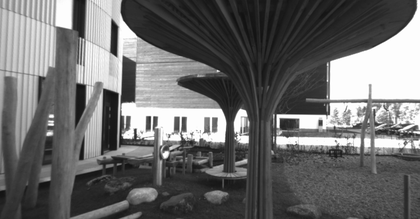
%> input picture test/playground/im0.png, 420 x 219 px, shrunk from 941 x 490 before the run
$ octave test_disparity_map.m   (GNU Octave 9; MATLAB toolbox functions it lacks are replaced by stand-ins)
%> lines starting %> are read from the running program, lines starting %| are printed output that depends on the picture
### disparity_map.m
function [D, R, T] = disparity_map(scene_path, varargin)
%> called with scene_path = 'test/motorcycle'
    % This function receives the path to a scene folder and calculates the
    % disparity map of the included stereo image pair. Also, the Euclidean
    % motion is returned as Rotation R and Translation T.

    addpath(genpath('lib'));

    %% Input parser
    P = inputParser;

    % Liste der optionalen Parameter
    P.addOptional('do_debug', false, @islogical);
    P.addOptional('method','jo',@ischar);

    % Lese den Input
    P.parse(varargin{:});

    do_debug = P.Results.do_debug;

    %% Do some typical error checking here
    if do_debug
        dbstop if error;
    end

    if ~exist(scene_path,'dir')
        error(['Please provide an existing scene path. "', scene_path, ...
            '" does not exists according to Matlab.']);
    end

    if ~exist([scene_path '/im0.png'],'file')
        error('Please provide a path with a file called: im0.png');
    end

    if ~exist([scene_path '/im1.png'],'file')
        error('Please provide a path with a file called: im1.png');
    end

    if ~exist([scene_path '/calib.txt'],'file')
        error('Please provide a path with a file called: calib.txt');
    end

    %% Load images and calibration file from scene folder
    im0 = imread([scene_path '/im0.png']);
%> im0 is the input picture: size 219x420x3 uint8; min 17, max 255, mean 107.1
    im0g= rgb_to_gray(im0);
    im1 = imread([scene_path '/im1.png']);
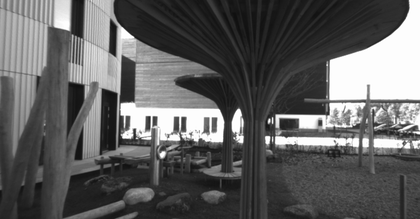
%> input picture test/playground/im1.png, 420 x 219 px, shrunk from 941 x 490 before the run
%> im1 is the input picture: size 219x420x3 uint8; min 16, max 255, mean 95.7
    im1g= rgb_to_gray(im1);
    cal = fileread([ scene_path '/calib.txt']);

    if do_debug
        fig = figure('Name',['Computer Vision - ' scene_path], ...
            'NumberTitle','off'); %, 'WindowState','minimized');
        tabgp = uitabgroup(fig);
        tab = uitab(tabgp, 'Title', 'Original');
        tax = axes('Parent', tab(end));
        imshow([im0,im1],'Parent',tax(end),'InitialMagnification','fit');
    end
    %% Create calibration variables
    evalc(cal);

    %% High pass filter
    im0g_fft = fftshift(fft2(im0g));
    im1g_fft = fftshift(fft2(im1g));

    filter_percentage = 0.01;
    im0g_fft_fil = im0g_fft;
    im0g_fft_fil(floor(end/2-end*filter_percentage):ceil(end/2+end*filter_percentage),floor(end/2-end*filter_percentage):ceil(end/2+end*filter_percentage)) = 0;
    im0g_fil = uint8(real(ifft2(fftshift(im0g_fft_fil))));
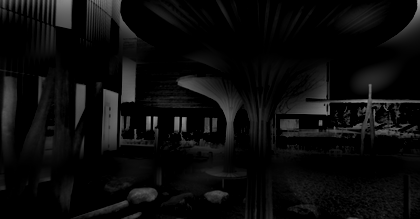
%> im0g_fil: size 219x420 uint8; min 0, max 165, mean 11.7

    im1g_fft_fil = im1g_fft;
    im1g_fft_fil(floor(end/2-end*filter_percentage):ceil(end/2+end*filter_percentage),floor(end/2-end*filter_percentage):ceil(end/2+end*filter_percentage)) = 0;
    im1g_fil = uint8(real(ifft2(fftshift(im1g_fft_fil))));
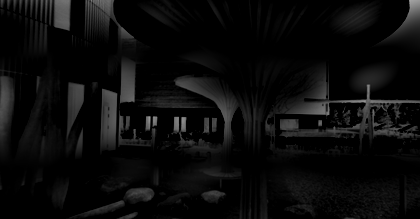
%> im1g_fil: size 219x420 uint8; min 0, max 164, mean 11.2

    %% Feature extraction
    % Optionally add: 'segment_length',9,'k',0.05,'min_dist',50,'N',20

    har_det = @(img) harris_detektor(img,'segment_length',9,'k',0.05, ...
        'min_dist',30,'N',20);

    feature0 = [har_det(im0g_fil), har_det(im0g)];
    feature1 = [har_det(im1g_fil), har_det(im1g)];

    if do_debug
        tab = [tab,uitab(tabgp, 'Title', 'Harris Detection')];
        tax = [tax,axes('Parent', tab(end))];
        title 'Harris detection';
        imshow(uint8([im0g,im1g]),'Parent',tax(end)); hold on;
        plot(tax(end), feature0(1,:),feature0(2,:),'g+');
        plot(tax(end), feature1(1,:)+size(im0g,2),feature1(2,:),'g+');
    end

    %% Correspondence estimation - Find Match


    correspondence = punkt_korrespondenzen_jo(im0g,im1g,feature0,feature1,'min_corr', 0.85, 'do_plot', false);


    %%
    if do_debug
        tab = [tab,uitab(tabgp, 'Title', 'Correspondence')];
        tax = [tax,axes('Parent', tab(end))];

        title 'Correspondence Estimation';

        imshow(uint8([im0g,im1g]),'Parent',tax(end)); hold on;
        plot(tax(end),[correspondence(1,:),correspondence(3,:)+size(im0g,2)],[correspondence(2,:),correspondence(4,:)],'go');
        % plot the line
        for i=1:size(correspondence,2)
            pt1 = [correspondence(1,i), correspondence(3,i)+size(im0g,2)];
            pt2 = [correspondence(2,i), correspondence(4,i)];
            line(tax(end),pt1,pt2);
        end
    end

    %% Correspondence estimation - Find Robust Match
    %  Find robust correspondence point pairs with RANSAC-algorithm
    correspondence = F_ransac(correspondence, 'tolerance', 0.1);

    if do_debug
        tab = [tab,uitab(tabgp, 'Title', 'Correspondence (Robust)')];
        tax = [tax,axes('Parent', tab(end))];

        title 'Correspondence Estimation';

        imshow(uint8([im0g,im1g]),'Parent',tax(end)); hold on;
        plot(tax(end),[correspondence(1,:),correspondence(3,:)+size(im0g,2)],[correspondence(2,:),correspondence(4,:)],'go');
        % plot the line
        for i=1:size(correspondence,2)
            pt1 = [correspondence(1,i), correspondence(3,i)+size(im0g,2)];
            pt2 = [correspondence(2,i), correspondence(4,i)];
            line(tax(end),pt1,pt2);
        end
    end


    %% Calculate essential matrix E
    E = achtpunktalgorithmus(correspondence,cam0, cam1);

    %% Calculate possible T and R
    [T1, R1, T2, R2, ~, ~] = TR_aus_E(E);

    %% Calculate correct euklidian transformation and 3D reconstruction
    [T, R,lambda,~,~] = rekonstruktion(T1, T2, R1, R2, correspondence, ...
        cam0, cam1, false);

    x1 = cam0 \ [correspondence(1:2,:); ones(1, size(correspondence,2))];
    P1 = bsxfun(@times, lambda(:,1)', x1);
    if do_debug
        tab = [tab,uitab(tabgp, 'Title', 'Reconstruction')];
        tax = [tax,axes('Parent', tab(end))];
        title '3D Reconstruction';
        hold on
        for i = 1:size(P1,2)
            scatter3(tax(end),P1(1,i), P1(2,i), P1(3,i), '.k');
            text(tax(end),P1(1,i), P1(2,i), P1(3,i),num2str(i));
        end

        % Store edge values
        camC1 = [-0.2,0.2,0.2,-0.2;0.2,0.2,-0.2,-0.2;1,1,1,1];

        % Calculate values for C2 via euklidian transformations...
        camC2 = R \ (bsxfun(@plus, camC1, -T));

        % Calculate camera plane positions (closing the plane)
        cam1_plane = camC1(:,[1:4 1]);
        cam2_plane = camC2(:,[1:4 1]);

        % Plot camera plane
        plot3(tax(end),cam1_plane(1,:), cam1_plane(2,:), cam1_plane(3,:), 'b');
        text(tax(end),cam1_plane(1,4), cam1_plane(2,4), cam1_plane(3,4), 'C1');
        plot3(tax(end),cam2_plane(1,:), cam2_plane(2,:), cam2_plane(3,:), 'r');
        text(tax(end),cam2_plane(1,4), cam2_plane(2,4), cam2_plane(3,4), 'C2');


        % Set camera position
        campos(tax(end),[43, -22, -87]);
        camup(tax(end),[0,-1,0]);

        % Add grid and axis label
        xlabel('x'); ylabel('y'); zlabel('z');
        grid on;
    end

    %% Define Params
    j = 1;
    switch j
            case 0
                %% Dummy Params
                 scale = [100 150]; window = 3; disparity_max = 10;% < 30s
            case 1
                %% Fast Params
                scale = [217 356]; window = 5; disparity_max = 30;% < 30s

            case 2
                %% Medium Dense Params
                scale = [434,713]; window = 15; disparity_max = 75;% < 5 min

            case 3
                %% Very Dense Params
                scale =[868, 1426] ; window = 35; disparity_max = 100;% ~ 2 h

            case 4
                %% Ultra Dense Params
                scale = 1; window = 49; disparity_max = 200;% ~ inf d

        end

    %% Resize Images
        %% Shrink images
        if prod(scale) < numel(im0g)
            im0g_scaled = interpolateImage(im0g, scale);
            im1g_scaled = interpolateImage(im1g, scale);
        else
            im0g_scaled = im0g;
            im1g_scaled = im1g;
        end

    %% Calculate Disparity Map
    D_ = denseMatch(im0g_scaled, im1g_scaled,  window,0, disparity_max);
    D = interpolateImage(D_,size(im0g));

    %% Depth Calculation
    I_3d = cam1(1,1) * baseline ./ D; % baseline = norm(T,2)???
    %% Scale disparity map
    scale_factor = 127 / max(abs(min(D,[],'all')),abs(max(D,[],'all')));
    D = D * scale_factor + 127;

    %% Plot disparity map and 3D scene
    if do_debug
        tab = [tab,uitab(tabgp, 'Title', 'Disparity')];
        tax = [tax,axes('Parent', tab(end))];
        title 'Disparity Map';
        imshow(D,[0 255],'Parent',tax(end));
        colormap(tax(end),jet);
        colorbar;

        tab = [tab,uitab(tabgp, 'Title', '3D')];
        tax = [tax,axes('Parent', tab(end))];
        title '3D Reconstruction';
        surf(tax(end),I_3d);
        colormap jet; colorbar
    end
end

### lib/rgb_to_gray.m
function gray_image = rgb_to_gray(input_image)
    % Diese Funktion soll ein RGB-Bild in ein Graustufenbild umwandeln. Falls
    % das Bild bereits in Graustufen vorliegt, soll es direkt zurueckgegeben werden.

    if size(input_image,3) == 1
        gray_image = input_image;
    elseif size(input_image,3) == 3
        img = double(input_image);
        gray_img = 0.299*img(:,:,1)+0.587*img(:,:,2)+0.114*img(:,:,3);
        gray_image = uint8(gray_img);
    else
        error('Input Image is neither 1 nor 3 channel image!');
    end
end

### lib/harris_detektor.m
function merkmale = harris_detektor(input_image, varargin)
    % In dieser Funktion soll der Harris-Detektor implementiert werden, der
    % Merkmalspunkte aus dem Bild extrahiert
    %% Input parser
    P = inputParser;

    % Liste der optionalen Parameter

    % Seitenlaenge des quadratischen Fensters um die Merkmalspunkte,
    % welche untereinander verglichen werden
    P.addOptional('segment_length', 15, @(x) isnumeric(x) && x>1 && mod(x,2)==1 && numel(x)==1)

    % gewichtet zwischen Ecken- und Kantenprioritaet
    % (In der Literatur wird oftmals k = 0.05 gesetzt)
    P.addOptional('k', 0.05, @(x) isnumeric(x) && x >=0 && x <= 1);

    % legt den Schwellenwert zur Detektion einer Ecke fest
    P.addOptional('tau', 1e6, @(x) isnumeric(x) && x>0);

    P.addOptional('do_plot', false, @islogical);

    %ist der minimale Pixelabstand zweier Merkmale
    P.addOptional('min_dist',20,@(x) isnumeric(x) && x>=1);

    % definiert die Kachelgroesse, je nach Eingabe entweder die
    % Seitenlaenge fuer eine quadratische Kachel oder
    % ein Vektor mit zwei Eintraegen fuer Hoehe und Breite
    P.addOptional('tile_size',[200,200],@(x) isnumeric(x) && numel(x)<=2);

    % ist die maximale Anzahl an Merkmalen innerhalb einer Kachel
    P.addOptional('N',5,@(x) isnumeric(x) && x>=1);

    % Lese den Input
%> the run ends on the next line
    P.parse(varargin{:});

    % Extrahiere die Variablen aus dem Input-Parser
    segment_length  = P.Results.segment_length;
    k               = P.Results.k;
    tau             = P.Results.tau;
    do_plot         = P.Results.do_plot;
    min_dist        = P.Results.min_dist;
    tile_size       = P.Results.tile_size;
    if numel(tile_size) == 1
        tile_size = [tile_size,tile_size];
    end
    N               = P.Results.N;

    %% Vorbereitung zur Feature Detektion
    % Pruefe ob es sich um ein Grauwertbild handelt
    [n,m,ch] = size(input_image);
    assert(ch==1,"Image format has to be NxMx1");

    img = double(input_image);

    % Approximation des Bildgradienten
    [Ix, Iy] = sobel_xy(img);

    % Gewichtung
    gaussian = @(x,mu,sigma) 1/(sigma*sqrt(2*pi))*exp(-1/2*((x-mu)/sigma).^2);
    w = gaussian(-floor(segment_length/2):1:floor(segment_length/2),0,segment_length/5);
    w = w/sum(w);

    % Harris Matrix G
    G11 = double(conv2(w,w,Ix.^2, 'same'));
    G22 = double(conv2(w,w,Iy.^2, 'same'));
    G12 = double(conv2(w,w,Ix.*Iy, 'same'));

    %% Merkmalsextraktion ueber die Harrismessung

    % H = det(G) - k*tr(G)^2
    H = ((G11.*G22 - G12.^2) - k*(G11 + G22).^2);

    Mask = zeros(size(H));
    Mask((ceil(segment_length/2)+1):(size(H,1)-ceil(segment_length/2)),(ceil(segment_length/2)+1):(size(H,2)-ceil(segment_length/2)))=1;

    corners = H .* Mask;
    corners(corners<=tau)=0;

    %% Merkmalsvorbereitung
    % Create corners matrix with surrounding zeros by initially creating
    % an oversized zero matrix and embedding the original corners matrix into
    [n,m] = size(corners);
    corners_w_nullrand = zeros(n+2*min_dist,m+2*min_dist);
    corners_w_nullrand(min_dist+1:end-min_dist,min_dist+1:end-min_dist) = corners;
    corners = corners_w_nullrand;

    % Extract all non-zero indices (at first separated into x and y)
    [row,col] = find(corners);

    % Create a new matrix that stores the 1-D index with the corresponding H value
    indices = zeros(length(row),2);
    for i = 1:length(row)
        indices(i,:) = [corners(row(i),col(i)), row(i)+col(i)*(n-1)];
    end

    % Sort the created matrix by the H values and extract the indices only
    sorted_index = sortrows(indices,'descend');
    sorted_index = sorted_index(:,2);


    %% Akkumulatorfeld
    % Berechne Anzahl an Kacheln
    img_size = size(input_image);
    kacheln_x = ceil(img_size(1) / tile_size(1));
    kacheln_y = ceil(img_size(2) / tile_size(2));

    % Erstelle AKKA
    AKKA = zeros(kacheln_x,kacheln_y);

    % Berechne und erstelle merkmale
    merkmale_n = min(numel(AKKA)*N,numel(sorted_index));
    merkmale = zeros(2, merkmale_n);

    %% Merkmalsbestimmung mit Mindestabstand und Maximalzahl pro Kachel

    Cake            = cake(min_dist);
    corner          = corners;


    % Anzahl an Merkmalen ungleich null und Gr鲞e des Suchfeldes
    no_points       = numel(sorted_index);
    size_corner     = size(corner);

    % Feature-Z鋒ler
    feature_count   = 1;

    for current_point = 1:no_points
        % Nehme n鋍hstes Element aus sortierter Liste
        pt_index    = sorted_index(current_point);
        % 躡erpr黤en, ob dieser Merkmalspunkt noch g黮tig ist
        if(corner(pt_index)==0)
            continue;
        else
            % Extrahiere Reihen- und Spalten-Index. Die Matlab-Funktion ind2sub macht das gleiche,
            % ben鰐igt aber mehr Zeit.
            col     = floor(pt_index/size_corner(1));
            row     = pt_index - col*size_corner(1);
            col     = col + 1;
        end

        % Berechnung der Indizes, und damit der ID der zum gefundenen
        % Merkmalspunkt korrespondierenden Kachel Ex und Ey
        Ex          = floor((row-min_dist-1)/(tile_size(1)))+1;
        Ey          = floor((col-min_dist-1)/(tile_size(2)))+1;

        % Erh鰄e den entsprechenden Eintrag im Akkumulatorarray
        AKKA(Ex,Ey) = AKKA(Ex,Ey)+1;

        % Multipliziere Region um den gefundenen Merkmalspunkt elementweise mit der Kuchenmaske
        corner(row-min_dist:row+min_dist,col-min_dist:col+min_dist) = corner(row-min_dist:row+min_dist,col-min_dist:col+min_dist).*Cake;

        % Teste, ob die entsprechende Kachel schon gen黦end Merkmale beinhaltet
        if AKKA(Ex,Ey) == N
            % Falls ja, setzte alle verbleibenden Merkmale innerhalb dieser Kachel auf 0
            corner((((Ex-1)*tile_size(1))+1+min_dist):min(size(corner,1),Ex*tile_size(1)+min_dist),(((Ey-1)*tile_size(2))+1+min_dist):min(size(corner,2),Ey*tile_size(2)+min_dist))=0;
        end

        % Speichere den Merkmalspunkt und ber點ksichtige dabei den angef黦ten Nullrand.
        merkmale(:,feature_count) = [col-min_dist;row-min_dist];
        % Erh鰄e den Z鋒ler der Schleife
        feature_count = feature_count+1;
    end

    % Reduziere die Merkmalsliste auf die g黮tigen Merkmale
    merkmale = merkmale(:,1:feature_count-1);


    %% Plot
    if do_plot
        figure, colormap('gray');
        imagesc(input_image);
        hold on;
        plot(merkmale(1,:), merkmale(2,:), 'gs');
        plot(merkmale(1,:), merkmale(2,:), 'r.');
        axis('off');
    end

end

### test/test_disparity_map.m


%% Motorcycle
[D, R, T] = disparity_map('test/motorcycle')
